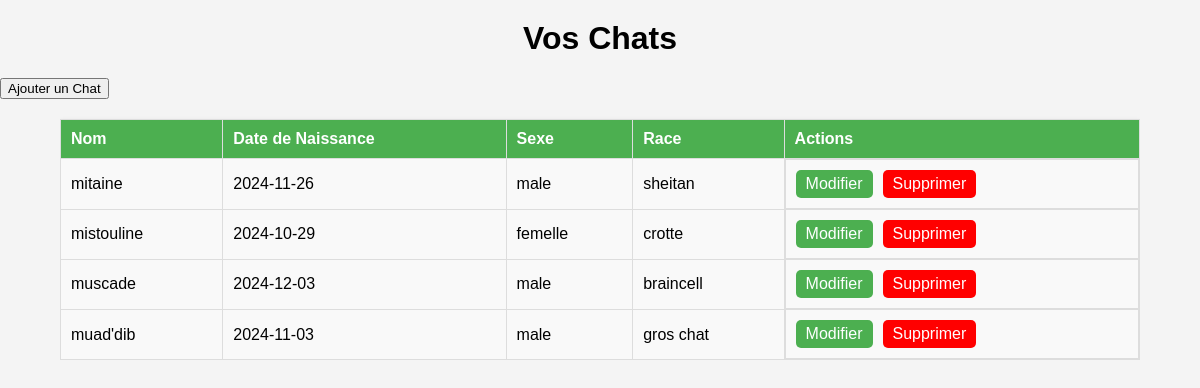
The app's page /src/pages/cats.php (signed in) with its own data.
### tables this page shows
CREATE TABLE `Cat` (
  `cat_id` int NOT NULL,
  `name` varchar(255) NOT NULL,
  `birthdate` date NOT NULL,
  `sex` varchar(255) NOT NULL,
  `breed` varchar(255) NOT NULL,
  `color` varchar(255) NOT NULL,
  `eyes` varchar(255) NOT NULL,
  `pedigree` varchar(255) NOT NULL,
  `chip` int NOT NULL,
  `breeder` varchar(255) NOT NULL,
  `father` varchar(255) NOT NULL,
  `mother` varchar(255) NOT NULL,
  `user_id` int NOT NULL
);

### src/pages/cats.php (the view, shortened to what this page needs)
<?php
require_once 'open_bdd.php';
try {
    $db = new PDO("mysql:host=$server_name;dbname=$db_name;charset=utf8mb4", $user_name, $db_password);
    $db->setAttribute(PDO::ATTR_ERRMODE, PDO::ERRMODE_EXCEPTION);
} catch (PDOException $e) {
    die("Échec de la connexion à la base de données : " . $e->getMessage());
}
$user_id = $_SESSION['user']['user_id'];
$query = "SELECT * FROM Cat WHERE user_id = :user_id";
$stmt = $db->prepare($query);
$stmt->bindValue(':user_id', $user_id, PDO::PARAM_INT);
$stmt->execute();
$chats = $stmt->fetchAll(PDO::FETCH_ASSOC);
?>
<!DOCTYPE html>
<html lang="fr">
<head>
</head>
<body>
<h1>Vos Chats</h1>
<a href="add_cat.php">
    <button>Ajouter un Chat</button>
</a>
<div class="container">
    <table>
        <thead>
            <tr>
                <th>Nom</th>
                <th>Date de Naissance</th>
                <th>Sexe</th>
                <th>Race</th>
                <th>Actions</th>
            </tr>
        </thead>
        <tbody>
            <?php foreach ($chats as $chat): ?>
            <tr>
                <td><?php echo htmlspecialchars($chat['name']); ?></td>
                <td><?php echo htmlspecialchars($chat['birthdate']); ?></td>
                <td><?php echo htmlspecialchars($chat['sex']); ?></td>
                <td><?php echo htmlspecialchars($chat['breed']); ?></td>
                <td class="actions">
                    <a href="edit_cat.php?cat_id=<?php echo $chat['cat_id']; ?>">Modifier</a>
                    <a href="?delete=<?php echo $chat['cat_id']; ?>" class="delete" onclick="return confirm('Êtes-vous sûr de vouloir supprimer ce chat ?');">Supprimer</a>
                </td>
            </tr>
            <?php endforeach; ?>
        </tbody>
    </table>
</div>
</body>
</html>

### src/pages/cats.php (style rules this page uses)
body { font-family: Arial, sans-serif; background-color: #f4f4f4; margin: 0; padding: 0; }
h1 { text-align: center; margin-top: 20px; }
.container { width: 90%; margin: 0 auto; overflow-x: auto; }
table { width: 100%; border-collapse: collapse; margin-top: 20px; background-color: #fff; box-shadow: 0 2px 5px rgba(0, 0, 0, 0.1); }
table, th, td { border: 1px solid #ddd; }
th, td { padding: 10px; text-align: left; }
th { background-color: #4CAF50; color: white; }
td { background-color: #f9f9f9; }
.actions { display: flex; gap: 10px; }
.actions a { padding: 5px 10px; background-color: #4CAF50; color: white; text-decoration: none; border-radius: 5px; }
.actions a.delete { background-color: red; }

### records on screen
cat: name "mitaine", birthdate "2024-11-26", sex "male", breed "sheitan"
cat: name "mistouline", birthdate "2024-10-29", sex "femelle", breed "crotte"
cat: name "muscade", birthdate "2024-12-03", sex "male", breed "braincell"
cat: name "muad'dib", birthdate "2024-11-03", sex "male", breed "gros chat"
